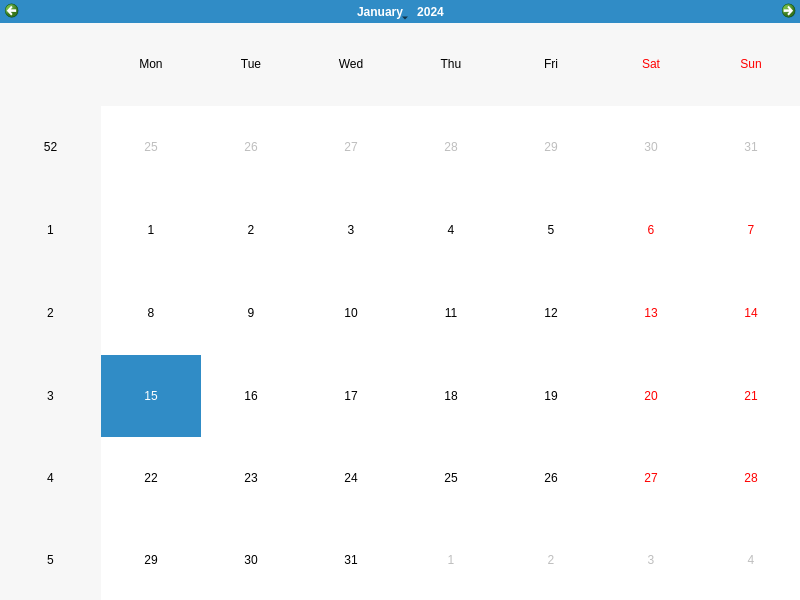
<?xml version="1.0" encoding="UTF-8"?>
<ui version="4.0">
 <class>MainWindow</class>
 <widget class="QMainWindow" name="MainWindow">
  <property name="geometry">
   <rect>
    <x>0</x>
    <y>0</y>
    <width>800</width>
    <height>600</height>
   </rect>
  </property>
  <property name="windowTitle">
   <string>MainWindow</string>
  </property>
  <widget class="QWidget" name="centralwidget">
   <widget class="QCalendarWidget" name="calendarWidget">
    <property name="geometry">
     <rect>
      <x>0</x>
      <y>0</y>
      <width>801</width>
      <height>601</height>
     </rect>
    </property>
   </widget>
  </widget>
 </widget>
 <resources/>
 <connections/>
</ui>
